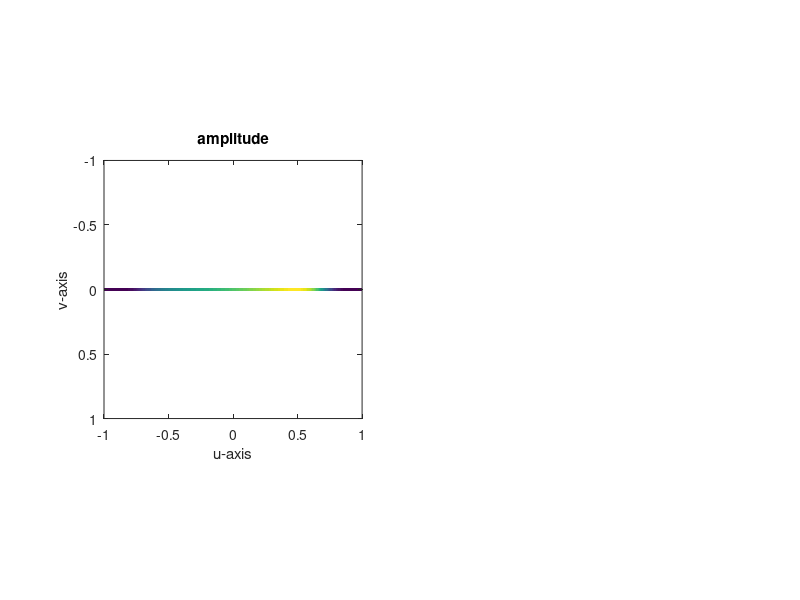
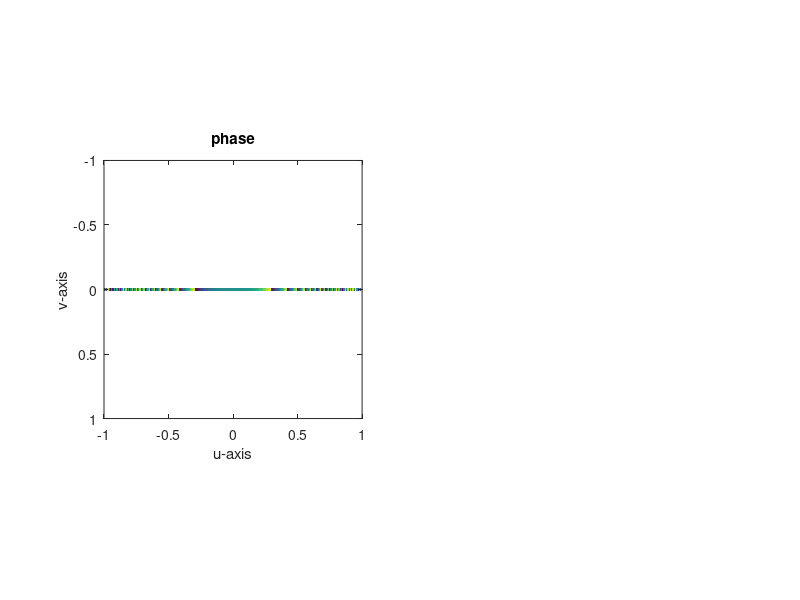
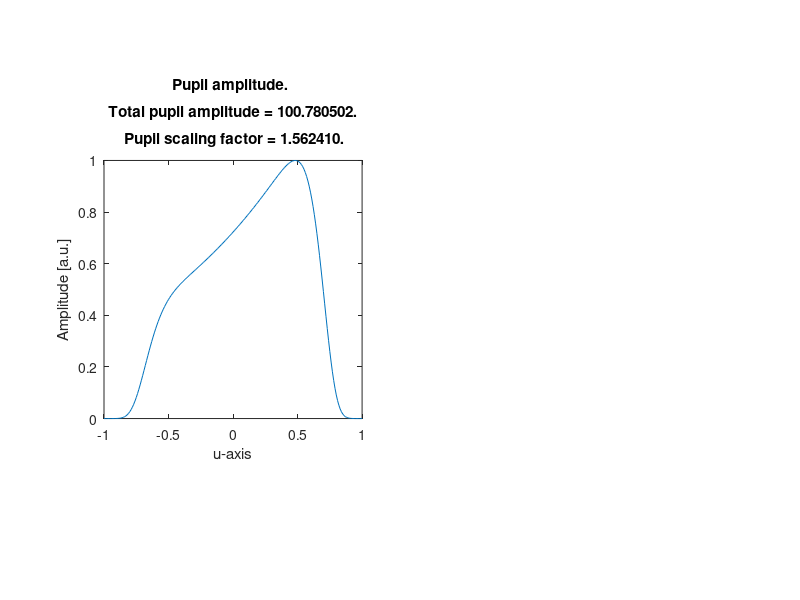

The MATLAB source for these figures, in order: (Note: this script raises an error after producing the figures.)
%%% name:           FastLightSheetProfileSimulation_attenuationCompensation
%%% author:         Jonathan Nylk
%%% date created:   19/07/2016
%%% description:    This function simulates attenuation compensated
%%%                 light-sheets and plots their relative pupil functions,
%%%                 light-sheet cross-sectional profiles, MTF as a
%%%                 function of propagation distance, and the maximum
%%%                 intensity as a function of propagation.
%%%
%%% updates (latest first):
%%%                 
%%%
%%%
%%% END %%%

%%%
%%% NEED TO CHECK THE CODE THOROUGHLY AS I HAVE PLAYING WITH IT FOR
%%% PARTICULAR SIMULATIONS.
%%%


function FastLightSheetProfileSimulation_attenuationCompensation(zRange,xRange,lambda,NA,alpha,compensation_type...
    ,sigma_exp,sigma_lin,sigma_peak,x_peak,C_abs,outputFolder,Flag_imageSimulation,deconvolution_lightSheet,amp_peak)

    %default inputs
    if nargin < 1
%         zRange = [-50:0.05:50] * 1e-6;  % transverse beam axis [metres]
        zRange = [-50:0.1:50] * 1e-6;  % transverse beam axis [metres]
    end
    if nargin < 2
%         xRange = [-100:1:100] * 1e-6; % propagation axis [metres]
        xRange = [-1:1:1] * 1e-6;
    end
    if nargin < 3
        lambda = 532e-9;    % [metres]
    end
    if nargin < 4
        NA = 0.42;
%         NA = 0.4;
    end
    if nargin < 5
        alpha = 7;
%         alpha = 0;
    end
    if nargin < 6
        compensation_type = 'Exponential';
%         compensation_type = 'Linear';
%         compensation_type = 'Peak';
    end
    if nargin < 7
        sigma_exp = 0.54;
%         sigma_exp = 0.27;
%         sigma_exp = 0;
%         sigma_exp = 0.46;
    end
    if nargin < 8
        sigma_lin = 0.54;
    end
    if nargin < 9
        sigma_peak = 0.1;
    end
    if nargin < 10
%         x_peak = 0 * 1e-6; % [metres]
        x_peak = 0.75;
    end
    if nargin < 11
%         C_abs = 64.95 * 100;   % [metres^-1]
        C_abs = 0;   % [metres^-1]
    end
    if nargin < 12
        outputFolder = 'C:\Users\Jonathan Nylk\Documents\GitHub\gitJonny_OMGsoftware\LightSheet\CompensatedLightsheet\Theory and Simulations\2017-03-27';
    end
    if nargin < 13
%         Flag_imageSimulation = 1;   % performs image convolution and deconvolution
        Flag_imageSimulation = 0;   % performs image convolution and deconvolution
    end
    if nargin < 14
        deconvolution_lightSheet = 'Normal';      % Use calculated light-sheet with no attenuation included. 
%         deconvolution_lightSheet = 'APriori';     % Use calculated light-sheet with attenuation included.
    end
    if nargin < 15
        amp_peak = 0.5;
    end
    
    % If imaging simulation is to be performed, override certain inputs to
    % comply with image size.
    if Flag_imageSimulation
        zRange = [-62:0.2:62.2] * 1e-6;  % transverse beam axis [metres]
        xRange = [-200:0.2:199.8] * 1e-6; % propagation axis [metres]
    end
    
    
    % other variable definitions
    ref_index = 1.33;
    illumination_mag = 40;
    illumination_tube_length = 0.2; % [metres]
    
    % define figure handles
    fig_pupil_amplitude = 101;
    fig_lightSheet_profile = 102;
    fig_intensity_maxima = 103;
    fig_MTF = 104;
    fig_MTF_5percent = 105;
    switch Flag_imageSimulation
        case 1
            fig_image_sims = 106;
            fig_image_sims_2 = 107;
        otherwise
            % Otherwise do nothing
    end
    
    % cylindrical simulation so no y-axis needed
    yRange = [0] * 1e-6;    % transverse beam axis (in plane of light-sheet) [metres]
%     yRange = zRange;

    % soft-aperture implemented, therefore extend hard aperture limit of NA
    NA_pupil = NA / 0.7;

    % define spatial frequency coords
    kzRange = ([1:length(zRange)] - floor(length(zRange) / 2) - 1) * 1 / 2 / zRange(end) / 2 / NA * lambda;
    kzRange = kzRange(ceil(length(kzRange) / 2):end);   % normalised [0:1]
    kxRange = ([1:length(xRange)] - floor(length(xRange) / 2) - 1) * 1 / 2 / xRange(end) / 2 / NA * lambda;
    kxRange = kxRange(ceil(length(kxRange) / 2):end);     % normalised [0:1]

    % set pupil limits
        VPupilSize = 1;       % z-axis
        UPupilSize = 0.01;    % y-axis
%         UPupilSize = 1;     % y-axis

    % set hard-aperture at pupil limit
    pupilAmplitudeMaskU = @(U,V) 1 * (U >= -UPupilSize & U <= UPupilSize);
    pupilAmplitudeMaskV = @(U,V) 1 * (V >= -VPupilSize & V <= VPupilSize);

    % set super-Gaussian apodization
    sigma_superGaussian = 8;    %super-Gaussian order (must be even!)
%     sigma_superGaussian = 100;    % TO REMOVE EFFECT OF SUPER-GUASSIAN APODIZATION
    superGaussian = @(U,V) exp(-(sqrt(2) * U).^ sigma_superGaussian) .* exp(-(sqrt(2) * V).^ sigma_superGaussian);
%     superGaussian = @(U,V) exp(-(sqrt(2) * sqrt(U.^2 + V.^2)).^ sigma_superGaussian); % CIRCULAR PUPIL
    
    pupilPhaseModulations = cell([1,2]);
    
    % compensated beam definition
    switch compensation_type
        case 'Exponential'
            pupilPhaseModulations{1} = @(U,V) exp(2i * pi * alpha / (NA / NA_pupil).^3 * V.^3)...
                .* exp(sigma_exp / (NA / NA_pupil) * (V - 1)) ...
                .* superGaussian(U,V);    % exponential compenation factor (1+1D Airy)
%             pupilPhaseModulations{1} = @(U,V) exp(2i * pi * alpha / (NA / NA_pupil).^3 * (U.^3 + V.^3))...
%                 .* exp(sigma_exp / (NA / NA_pupil) * (V - 1)) .* superGaussian(U,V);    % exponential compenation factor (2+1D Airy)
            fprintf('Pupil function: %s.\n Parameters:\n Alpha = %f.\n Sigma = %f.\n',func2str(pupilPhaseModulations{1}),alpha,sigma_exp);
        case 'Linear'
            pupilPhaseModulations{1} = @(U,V) exp(2i * pi * alpha / (NA / NA_pupil).^3 * V.^3)...
                .* sigma_exp / (NA / NA_pupil) .* (V + 1) .* superGaussian(U,V);   % linear compensation factor
            fprintf('Pupil function: %s.\n Parameters:\n Alpha = %f.\n Sigma = %f.\n',func2str(pupilPhaseModulations{1}),alpha,sigma_lin);
        case 'Peak'
           pupilPhaseModulations{1} = @(U,V) exp(2i * pi * alpha / (NA / NA_pupil).^3 * V.^3)...
                .* ((1 - amp_peak) + amp_peak .* exp(-((V - (x_peak * (NA / NA_pupil))) / sqrt(2) / (sigma_peak * (NA / NA_pupil))).^2)) .* superGaussian(U,V);    % no compensation, intensity peak
           fprintf('Pupil function: %s.\n Parameters:\n Alpha = %f.\n Sigma (width) = %f.\n Peak position = %f.\n Peak height = %f.\n',func2str(pupilPhaseModulations{1}),alpha,sigma_peak,x_peak,amp_peak);
        otherwise
           fprintf('Case: "%s" not recognised/implemented yet, using case: "Exponential" for compensation instead. \n',compensation_type)
           pupilPhaseModulations{1} = @(U,V) exp(2i * pi * alpha / (NA / NA_pupil).^3 * V.^3)...
                .* exp(sigma_exp / (NA / NA_pupil) * (V - 1)) .* superGaussian(U,V);    % exponential compenation factor
           fprintf('Pupil function: %s.\n Parameters:\n Alpha = %f.\n Sigma = %f.\n',func2str(pupilPhaseModulations{1}),alpha,sigma_exp);
    end
    % standard beam definition
    pupilPhaseModulations{2} = @(U,V) exp(2i * pi * alpha / (NA / NA_pupil).^3 * V.^3)...
        .* superGaussian(U,V);  % no compensation
%     pupilPhaseModulations{2} = @(U,V) exp(2i * pi * alpha / (NA / NA_pupil).^3 * (U.^3 + V.^3))...
%         .* superGaussian(U,V);  % no compensation    
    
    % allocate memory for PSFs
    PSF = zeros(length(zRange),length(xRange),length(pupilPhaseModulations));
    
    % evaluate compensated pupil function to determine normalisation constants
    pupilRangeU = [-UPupilSize:0.01:UPupilSize];
    pupilRangeV = [-VPupilSize:0.01:VPupilSize];
    if strcmp(compensation_type,'Peak')
        pupilMaxVal = 1;
        pupilNormVal = 1;
    else
        pupilPhaseModulation = pupilPhaseModulations{1};
        [maxVal,maxPos] = max(abs(pupilPhaseModulation(0,pupilRangeV)));
        pupilMaxVal = maxVal;
        pupilNormVal = abs(pupilPhaseModulation(0,-pupilRangeV(maxPos)));
    end
    
    for Idx = 1:length(pupilPhaseModulations)
        % scale pupil functions with normalisation constants
        pupilPhaseModulation = pupilPhaseModulations{Idx};
        pupilFunctor = @(U,V) pupilAmplitudeMaskU(U,V) .* pupilAmplitudeMaskV(U,V)...
            .* pupilPhaseModulation(U,V);
        if Idx == 1
            pupil_scaling_factor = 1 / pupilMaxVal;
        else
            pupil_scaling_factor = pupilNormVal / pupilMaxVal;
        end
        pupilFunctor = @(U,V) pupilFunctor(U,V) * pupil_scaling_factor;
        fprintf('Pupil scaling factor = %f.\n',pupil_scaling_factor);
        
        % sum amplitude over pupil
        total_pupil_amplitude = sum(abs(pupilFunctor(0,pupilRangeV)));
        fprintf('Total pupil amplitude = %f.\n',total_pupil_amplitude);
        
        % plot pupil amplitude
        figure(fig_pupil_amplitude);
        subplot(1,2,Idx);
        plot(pupilRangeV,abs(pupilFunctor(0,pupilRangeV)));
        xlim([-1 1]); ylim([0 1]); axis square;
        xlabel('u-axis'); ylabel('Amplitude [a.u.]');
        title(sprintf('Pupil amplitude. \n\n Total pupil amplitude = %f. \n\n Pupil scaling factor = %f.'...
            ,total_pupil_amplitude,pupil_scaling_factor));
        drawnow;shg;
        
        % plot 2D pupil amplitude and phase
        [pupilRangeU_2D,pupilRangeV_2D] = meshgrid(pupilRangeU,pupilRangeV);
        figure(51);
        subplot(1,2,Idx);
        imagesc(pupilRangeV,pupilRangeU,abs(pupilFunctor(pupilRangeU_2D,pupilRangeV_2D)).');
        axis image;
        xlim([-1 1]); ylim([-1 1]);
        xlabel('u-axis'); ylabel('v-axis');
        title('amplitude');
        figure(52);
        subplot(1,2,Idx);
        imagesc(pupilRangeV,pupilRangeU,angle(pupilFunctor(pupilRangeU_2D,pupilRangeV_2D)).');
        axis image;
        xlim([-1 1]); ylim([-1 1]);
        xlabel('u-axis'); ylabel('v-axis');
        title('phase');
        drawnow;shg;
        
        
        % calculate PSF
        psf_timer = tic;
        psf = calcVectorialPsf(yRange,zRange,xRange,lambda...
            ,@(U,V) pupilFunctor(U,V) / sqrt(2),@(U,V) 1i * pupilFunctor(U,V) / sqrt(2)...
            ,NA_pupil,ref_index,illumination_mag,illumination_tube_length,[]);
        psf_time_elapsed = toc(psf_timer);
        fprintf('Time taken to calculate light-sheet PSF: %f seconds.\n',psf_time_elapsed);
        
        % if a 2D pupil function, then 3D beam profile.
        % project along y-axis to determine light-sheet profile.
        if max(yRange~=0)
            psf = sum(psf,1);
        end
        
        % re-orient PSF
        psf = squeeze(permute(psf,[1,3,2])).';
        
        % take finite depth-of-field of detection lens into account
        [~,zCoords] = meshgrid(xRange,zRange);
        DOF_half_width = 16e-6;  % [metres]
        detection_DOF = exp(-1 * zCoords.^2 / 2 / DOF_half_width^2);
        psf = psf .* detection_DOF;
        
        % normalise
        psf = psf ./ max(psf(:));
        
        % take a copy of the PSF before applying absorption
        psf_before_absorption = psf;
        
        % simulate "perfect" absorption
        absorption_decay = repmat(exp(-C_abs * xRange),[length(zRange) 1]);
        psf = psf .* absorption_decay;
        % re-normalise
        psf = psf ./ max(psf(:));
        
        % write psf
        PSF(:,:,Idx) = psf;
        
        % plot attenuated light-sheet
        figure(fig_lightSheet_profile);
        subplot(2,1,Idx);
        imagesc(xRange * 1e6,zRange * 1e6,psf); axis image;
        title('Light-sheet profile');
        xlabel('x-axis [um]'); ylabel('z-axis [um]');
        drawnow;shg;

        % determine transverse intensity maxima
        [C_max,I_max]=max(psf,[],1);
        
        % plot position and intensity of maxima
        figure(fig_intensity_maxima);
        subplot(2,2,Idx)
        plot(xRange * 1e6,C_max); axis square;
        title('Light-sheet peak intensity value');
        xlabel('x-axis [um]'); ylabel('Intensity [a.u.]');
        xlim([xRange(1) xRange(end)] * 1e6);
        subplot(2,2,Idx + 2);
        plot(xRange * 1e6,zRange(I_max) * 1e6); axis square;
        title('Light-sheet peak intensity position');
        xlabel('x-axis [um]'); ylabel('z-axis [um]');
        xlim([xRange(1) xRange(end)] * 1e6);
        drawnow;shg;
        
        % determine MTF_z as a function of x-axis coordinate
        MTF_z = abs(fftshift(fft(psf,[],1),1));
        % normalisation
        MTF_z = MTF_z ./ max(MTF_z(:));
        MTF_z = MTF_z(ceil(size(MTF_z,1) / 2):end,:); % range, kz = [0:1]
        
        if Idx == 1
            MTF_z = MTF_z / pupilMaxVal / pupilNormVal;
            fprintf('MTF scaling factor = %f.\n',1 / pupilMaxVal / pupilNormVal);
        end
        
        % plot MTF
        figure(fig_MTF);
        subplot(2,1,Idx);
        imagesc(xRange * 1e6,kzRange,MTF_z);
        if Idx == 1
            title(sprintf('MTF(x,kz). \n\n MTF scaling factor = %f.\n',1 / pupilMaxVal / pupilNormVal));
        else
            title('MTF(x,kz)');
        end
        xlabel('x [um]');ylabel('kz');
        ylim([0 1]);
        drawnow;shg;
        
        % plot thresholded MTF
        figure(fig_MTF_5percent);
        subplot(2,1,Idx);
        imagesc(xRange * 1e6,kzRange,MTF_z >= 0.05);
        if Idx == 1
            title(sprintf('MTF(x,kz). \n\n MTF scaling factor = %f.\n',1 / pupilMaxVal / pupilNormVal));
        else
            title('MTF(x,kz)');
        end
        xlabel('x [um]');ylabel('kz');
        colormap gray;
        ylim([0 1]);
        drawnow;shg;
        
        
        % Simulate imaging of target
        switch Flag_imageSimulation
            case 1
                % Load image_target
                image_target_base =...
                    single(imread('C:\Users\Jonathan Nylk\Documents\GitHub\gitJonny_OMGsoftware\LightSheet\CompensatedLightsheet\Theory and Simulations\03-foundation-colour.bmp'));
%                 image_target = imresize(image_target,2);
                image_target_base = repmat(image_target_base,[1 2 1]); 
                image_target = ones(size(repmat(image_target_base,[2 1 1]))) * max(image_target_base(:));
                image_target(floor(size(image_target_base,1) / 2):floor(size(image_target_base,1) / 2) -1 + size(image_target_base,1),:,:) = image_target_base;
                % Normalise
                if min(image_target(:)) < 0
                    image_target = image_target .* (image_target>0);    % Ensures all +ve values
                end
                image_target = image_target / max(image_target(:));

                % Image target to display
                image_target_DISPLAY = image_target;

                % invert image target
                image_target = 1 - image_target;


                % Convolve image target with light-sheet PSF
                convolved_image = zeros([size(image_target,1),size(image_target,2),size(image_target,3)],'single');
                for m = 1:size(image_target,3)
                    for n = 1:size(image_target,2)
                        convolved_image(:,n,m) = conv(squeeze(image_target(:,n,m)),squeeze(psf(:,n)),'same');
                    end
                end

                % Add Gaussian noise
                noise_magnitude = 0.01;
%                 noise_magnitude = 0; % no noise
                image_noise = randn(size(convolved_image)) .* max(convolved_image(:)) * noise_magnitude;
                convolved_image = convolved_image + image_noise;

                % Re-normalisation of image
                if min(convolved_image(:)) < 0
                    convolved_image = convolved_image - min(convolved_image(:));    % Ensures all +ve values
                end
                convolved_image = convolved_image / max(convolved_image(:));

                % Convolved image to display
                convolved_image_DISPLAY = 1 - convolved_image;

                % Deconvolve image with light-sheet PSF
                
                % Deconvolve using light-sheet profile without including absorption
                switch deconvolution_lightSheet
                    case 'Normal'
                        psf = psf_before_absorption;
                    otherwise
                end
                

%                 % Try deconvolution with normal Airy PSF
%                 figure(1);
%                 deconvolution_PSF_axes = get(gcf,'Children');
%                 deconvolution_PSF_hanlde = get(deconvolution_PSF_axes(1),'Children');
%                 psf = get(deconvolution_PSF_hanlde,'CData');
                
                
                
                
                % Zero-pad and centre PSF
                padded_psf = zeros(size(psf,1) + 2 * ceil(size(psf,1) / 2),size(psf,2));
                padded_psf(ceil(size(psf,1) / 2) + [1:size(psf,1)],:) = psf;
                
                % Model z-OTF as inverse function
                ZOtf = ([1:size(padded_psf,1)] - floor(size(padded_psf,1) / 2) - 1) / ((zRange(2)-zRange(1)) * size(padded_psf,1));
                excitationOpticalCutOffSpFreq = 2 * NA / lambda; % Independent of refractive index of medium
                excitationNoiseToSignalRatio = ZOtf / excitationOpticalCutOffSpFreq / 5;
                excitationNoiseToSignalRatio =excitationNoiseToSignalRatio.';
                
                % Calculate Deconvolution filter
                lightSheetOtf = fftshift(fft(ifftshift(padded_psf,1),[],1),1);
                lightSheetOtf = lightSheetOtf ./ max(abs(lightSheetOtf(:))); % Maintain the mean brightness
                
                if Idx == 1
                    lightSheetOtf = lightSheetOtf / pupilMaxVal / pupilNormVal;
                    fprintf('OTF scaling factor = %f.\n',1 / pupilMaxVal / pupilNormVal);
                end
                
                lightSheetDeconvFilter = conj(lightSheetOtf) ./ (abs(lightSheetOtf).^2 ...
                    + repmat(excitationNoiseToSignalRatio.^2,[1 size(lightSheetOtf,2)]));
                
                % Pad and extend edges of image
                padded_convolved_image = convolved_image([1:end, end * ones(1,floor(end / 2))...
                        ,ones(1,floor((end + 1) / 2))],:,:);
                
                % Deconvolve
                imageSliceFft = fft(padded_convolved_image,[],1);
                deconvImage = ifft(imageSliceFft .* repmat(ifftshift(lightSheetDeconvFilter,1),[1 1 size(convolved_image,3)]),[],1,'symmetric');
                deconvolved_image = deconvImage(1:end / 2,:,:); % drop wrapped kernel padding;

                % Re-normlaise
                deconvolved_image = deconvolved_image ./ max(deconvolved_image(:));
                deconvolved_image = deconvolved_image .* (deconvolved_image > 0);
                
                % Re-normlaise within specified xRange
                xRange_min = -100e-6;   % [metres]
                xRange_max = 100e-6;    % [metres]
                [~,xLim_lower] = max(xRange >= xRange_min);
                [~,xLim_upper] = max(xRange >= xRange_max);
                image_min_level = min(min(min(deconvolved_image(:,xLim_lower:xLim_upper,:))));
                image_max_level = max(max(max(deconvolved_image(:,xLim_lower:xLim_upper,:))));
                deconvolved_image = deconvolved_image - image_min_level;
                deconvolved_image = deconvolved_image / image_max_level;
                deconvolved_image = deconvolved_image .* (deconvolved_image > 0);
                deconvolved_image = deconvolved_image .* (deconvolved_image < 1) + (deconvolved_image >= 1);

                % Deconvolved image to display
                deconvolved_image_DISPLAY = 1 - deconvolved_image;

                figure(fig_image_sims);
                subplot(3,2,Idx);
                imagesc(xRange * 1e6,zRange * 1e6,image_target_DISPLAY);
                axis image;
                xlabel('x-axis [um]');
                ylabel('z-axis [um]');
                title('image target');
                subplot(3,2,2+Idx);
                imagesc(xRange * 1e6,zRange * 1e6,convolved_image_DISPLAY);
                axis image;
                xlabel('x-axis [um]');
                ylabel('z-axis [um]');
                title('convolved image');
                subplot(3,2,4+Idx);
                imagesc(xRange * 1e6,zRange * 1e6,deconvolved_image_DISPLAY);
                axis image;
                xlabel('x-axis [um]');
                ylabel('z-axis [um]');
                title('deconvolved image');
                drawnow;shg;
                
                figure(fig_image_sims_2);
                subplot(2,1,Idx);
                imagesc(xRange * 1e6,zRange * 1e6,deconvolved_image_DISPLAY);
                axis image;
                xlabel('x-axis [um]');
                ylabel('z-axis [um]');
                title('deconvolved image');
                drawnow;shg;
                
            otherwise
                % Otherwise do nothing
        end
        
    end
    
    % save figures
    switch compensation_type
        case 'Exponential'
            fullOutputFolder = sprintf('%s\\Alpha_%f_Abs_%f_ExponentialCompensation_sigma_%f',outputFolder,alpha,C_abs,sigma_exp);
        case 'Linear'
            fullOutputFolder = sprintf('%s\\Alpha_%f_Abs_%f_LinearCompensation_sigma_%f',outputFolder,alpha,C_abs,sigma_lin);
        case 'Peak'
 
           fullOutputFolder = sprintf('%s\\Alpha_%f_Abs_%f_Peak_sigma_%f_centre_%f_amp_%f',outputFolder,alpha,C_abs,sigma_peak,x_peak,amp_peak);
        otherwise
           fprintf('Case: "%s" not recognised/implemented yet, using case: "Exponential" for compensation instead. \n',compensation_type);
           fullOutputFolder = sprintf('%s\\Alpha_%f_Abs_%f_ExponentialCompensation_sigma_%f',outputFolder,alpha,C_abs,sigma_exp);
    end
    mkdir(fullOutputFolder);
    saveas(fig_pupil_amplitude,sprintf('%s\\pupilAmplitude.fig',fullOutputFolder));
    saveas(fig_pupil_amplitude,sprintf('%s\\pupilAmplitude.png',fullOutputFolder));
    saveas(fig_lightSheet_profile,sprintf('%s\\lightSheetProfile.fig',fullOutputFolder));
    saveas(fig_lightSheet_profile,sprintf('%s\\lightSheetProfile.png',fullOutputFolder));
    saveas(fig_intensity_maxima,sprintf('%s\\intensityMaxima.fig',fullOutputFolder));
    saveas(fig_intensity_maxima,sprintf('%s\\intensityMaxima.png',fullOutputFolder));
    saveas(fig_MTF,sprintf('%s\\MTF.fig',fullOutputFolder));
    saveas(fig_MTF,sprintf('%s\\MTF.png',fullOutputFolder));
    saveas(fig_MTF_5percent,sprintf('%s\\MTF_5.fig',fullOutputFolder));
    saveas(fig_MTF_5percent,sprintf('%s\\MTF_5.png',fullOutputFolder));
     switch Flag_imageSimulation
            case 1
                saveas(fig_image_sims,sprintf('%s\\imaging_simulation.fig',fullOutputFolder));
                saveas(fig_image_sims,sprintf('%s\\imaging_simulation.png',fullOutputFolder));
                saveas(fig_image_sims_2,sprintf('%s\\deconvolved_image.fig',fullOutputFolder));
                saveas(fig_image_sims_2,sprintf('%s\\deconvolved_image.png',fullOutputFolder));
         otherwise
                % Otherwise do nothing
     end
    
%     close all
        
end
